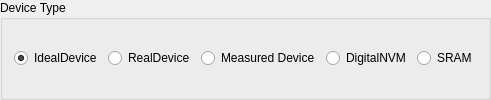
           <widget class="QGroupBox" name="groupBox_10">
            <property name="title">
             <string>Device Type</string>
            </property>
            <layout class="QGridLayout" name="gridLayout_7">
             <item row="0" column="1">
              <widget class="QRadioButton" name="HOReal">
               <property name="text">
                <string>RealDevice</string>
               </property>
              </widget>
             </item>
             <item row="0" column="3">
              <widget class="QRadioButton" name="HODigitalNVM">
               <property name="text">
                <string>DigitalNVM</string>
               </property>
              </widget>
             </item>
             <item row="0" column="0">
              <widget class="QRadioButton" name="HOIdeal">
               <property name="text">
                <string>IdealDevice</string>
               </property>
               <property name="checked">
                <bool>true</bool>
               </property>
              </widget>
             </item>
             <item row="0" column="5">
              <widget class="QRadioButton" name="HOSRAM">
               <property name="text">
                <string>SRAM</string>
               </property>
              </widget>
             </item>
             <item row="0" column="2">
              <widget class="QRadioButton" name="HOMeasured">
               <property name="text">
                <string>Measured Device</string>
               </property>
              </widget>
             </item>
            </layout>
           </widget>
